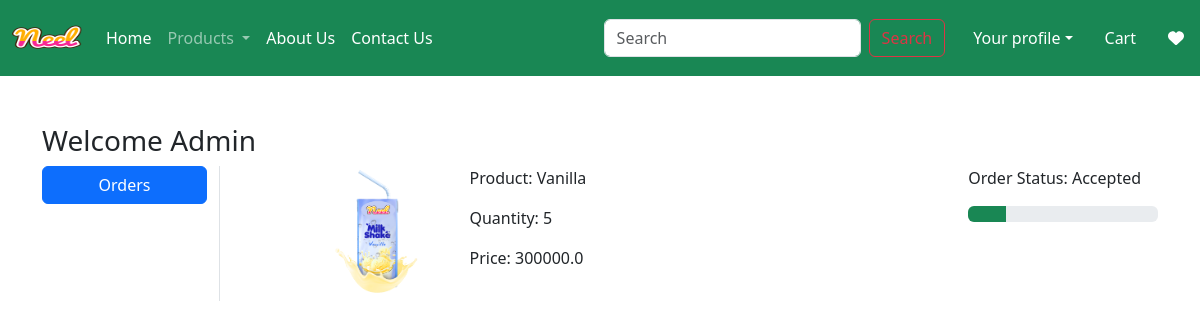
Screenshot of /orders/ (signed in) with the database file from the repository.
### app/models.py (models this page shows, shortened)
class OrderPlaced(models.Model):
    user = models.ForeignKey(User, on_delete=models.CASCADE)
    customer = models.ForeignKey(Customer, on_delete=models.CASCADE)
    product = models.ForeignKey(Product, on_delete=models.CASCADE)
    quantity = models.PositiveIntegerField(default=1)
    ordered_date = models.DateTimeField(auto_now_add=True)
    status = models.CharField(max_length=50, choices=STATUS_CHOICES, default='Pending')
    payment = models.ForeignKey(Payment, on_delete=models.CASCADE, default="")
    @property
    def total_cost(self):
        return self.quantity * self.product.discounted_price

class Product(models.Model):
  title = models.CharField(max_length=100)
  selling_price = models.FloatField()
  discounted_price = models.FloatField()
  description = models.TextField()
  composition = models.TextField(default="")
  prodapp = models.TextField(default="")
  category = models.CharField(choices=CATEGORY_CHOICES, max_length=2)
  product_image = models.ImageField(upload_to='product')

### app/views.py (the view)
# urls.py: path('orders/', views.orders, name = 'orders'),
@login_required
def orders(request):
  totalitem = 0
  if request.user.is_authenticated:
    totalitem = len(Cart.objects.filter(user=request.user))
  order_placed = OrderPlaced.objects.filter(user=request.user)
  return render(request, 'app/orders.html',locals())

### app/templates/app/orders.html (shortened to what this page needs)
{% extends 'app/base.html' %}
{% load static %}
{% block main-content %}
<div class="container my-5">
    <div class="row">
        <h3>Welcome <span class="text-capitalize">{{ request.user }}</span></h3>
        <div class="col-sm-2 border-end">
            <ul class="list-unstyled">
                <li class="d-grid"><a href="{% url 'orders' %}" class="btn btn-primary">Orders</a></li>
            </ul>
        </div>
        <div class="col-sm-9 offset-sm-1">
            {% for op in order_placed %}
            <div class="row">
                <div class="col-sm-2">
                    <img src="{{ op.product.product_image.url }}" class="img-fluid" height="100" width="100" />
                </div>
                <div class="col-sm-7">
                    <p>Product: {{ op.product.title }}</p>
                    <p>Quantity: {{ op.quantity }}</p>
                    <p>Price: {{ op.total_cost }}</p>
                </div>
                <div class="col-sm-3">
                    <p>Order Status: {{ op.status }}</p>
                    <div class="progress">
                        {% if op.status == 'Accepted' %}
                        <div class="progress-bar bg-success" role="progressbar" style="width: 20%" aria-valuenow="20" aria-valuemin="0" aria-valuemax="100"></div>
                        {% elif op.status == 'Packed' %}
                        <div class="progress-bar bg-info" role="progressbar" style="width: 40%" aria-valuenow="40" aria-valuemin="0" aria-valuemax="100"></div>
                        {% elif op.status == 'On The Way' %}
                        <div class="progress-bar bg-warning" role="progressbar" style="width: 70%" aria-valuenow="70" aria-valuemin="0" aria-valuemax="100"></div>
                        {% elif op.status == 'Delivered' %}
                        <div class="progress-bar bg-success" role="progressbar" style="width: 100%" aria-valuenow="100" aria-valuemin="0" aria-valuemax="100"></div>
                        {% elif op.status == 'Canceled' %}
                        <div class="progress-bar bg-danger" role="progressbar" style="width: 100%" aria-valuenow="100" aria-valuemin="0" aria-valuemax="100"></div>
                        {% endif %}
                    </div>
                </div>
            </div>
            {% endfor %}
        </div>
    </div>
</div>
{% endblock main-content %}

### rows the page displays
OrderPlaced: product.product_image (picture), product "Vanilla", quantity "5", total_cost "300000.0", status "Accepted"

### other values shown
{{ request.user }} "Admin"
